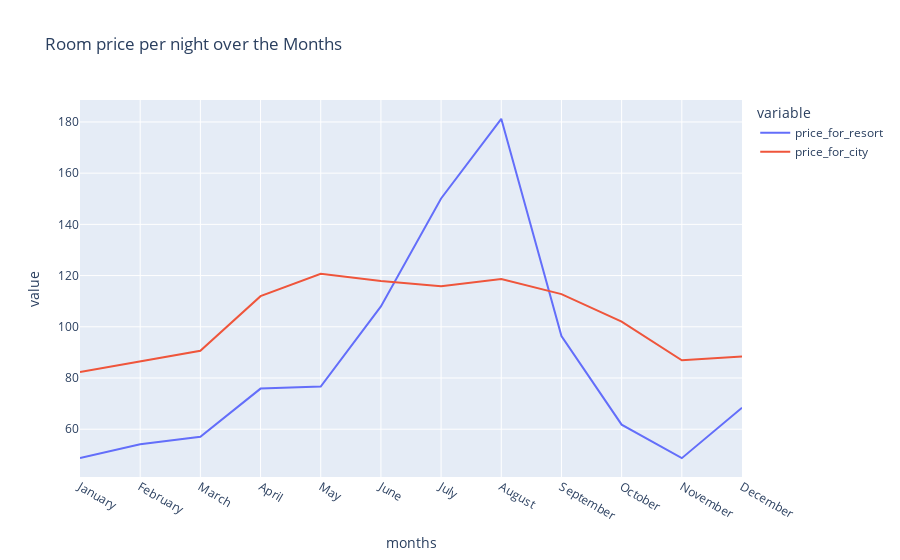

Notebook cell for this chart:
### Code cell
# 5. Ploting the chart. (x = month, y = price_for_resort, price_for_city)
px.line(final, x = 'months',
        y = ['price_for_resort', 'price_for_city'], 
        title='Room price per night over the Months')

### Figure 1 — Plotly figure (JSON) as saved in the notebook; plotly's stock layout.template omitted (floating-point values rounded to 4 significant figures)
{"data": [{"hovertemplate": "variable=price_for_resort<br>months=%{x}<br>value=%{y}<extra></extra>", "legendgroup": "price_for_resort", "line": {"color": "#636efa", "dash": "solid"}, "marker": {"symbol": "circle"}, "mode": "lines", "name": "price_for_resort", "orientation": "v", "showlegend": true, "type": "scatter", "x": ["January", "February", "March", "April", "May", "June", "July", "August", "September", "October", "November", "December"], "xaxis": "x", "y": [48.76, 54.15, 57.06, 75.87, 76.66, 108.0, 150.1, 181.2, 96.42, 61.78, 48.71, 68.41], "yaxis": "y"}, {"hovertemplate": "variable=price_for_city<br>months=%{x}<br>value=%{y}<extra></extra>", "legendgroup": "price_for_city", "line": {"color": "#EF553B", "dash": "solid"}, "marker": {"symbol": "circle"}, "mode": "lines", "name": "price_for_city", "orientation": "v", "showlegend": true, "type": "scatter", "x": ["January", "February", "March", "April", "May", "June", "July", "August", "September", "October", "November", "December"], "xaxis": "x", "y": [82.33, 86.52, 90.66, 112.0, 120.7, 117.9, 115.8, 118.7, 112.8, 102.0, 86.95, 88.4], "yaxis": "y"}], "layout": {"legend": {"title": {"text": "variable"}, "tracegroupgap": 0}, "title": {"text": "Room price per night over the Months"}, "xaxis": {"anchor": "y", "domain": [0, 1], "title": {"text": "months"}}, "yaxis": {"anchor": "x", "domain": [0, 1], "title": {"text": "value"}}}}
